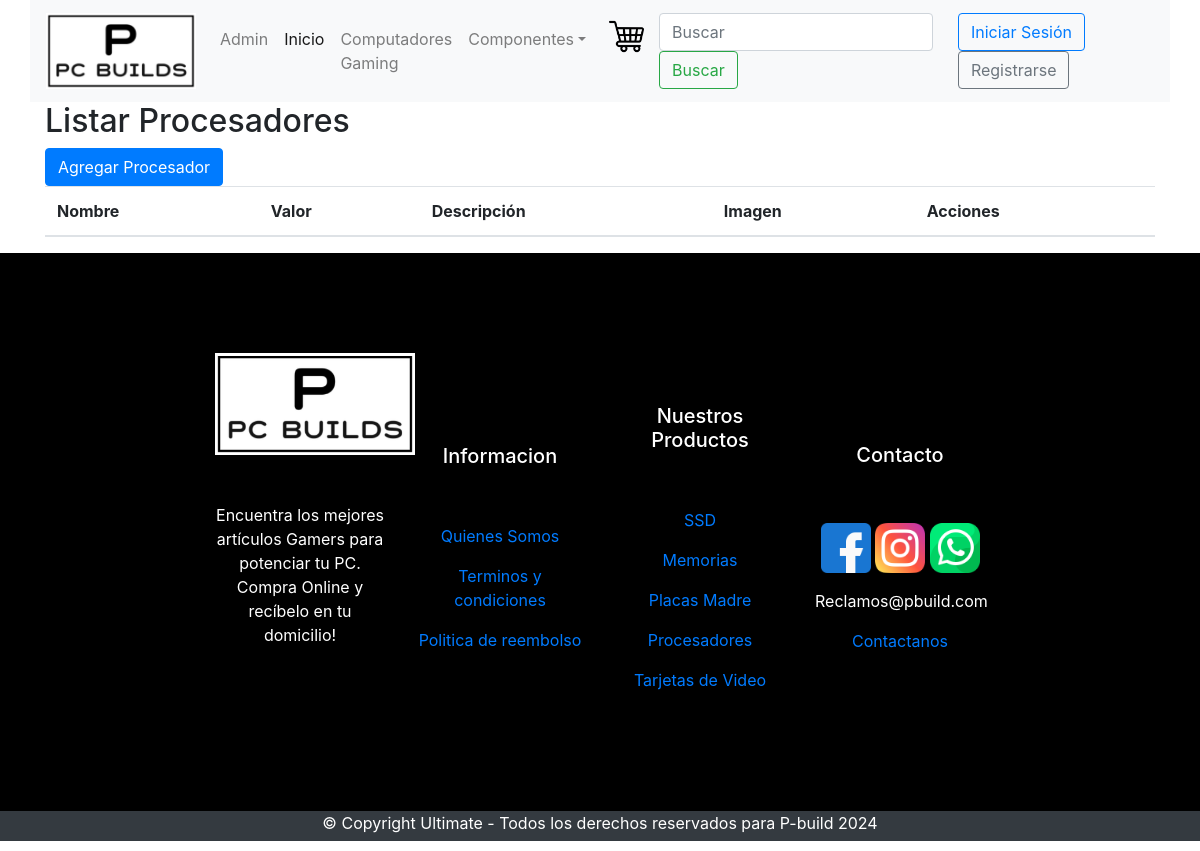
The app's page /listar_procesadores/, older data.
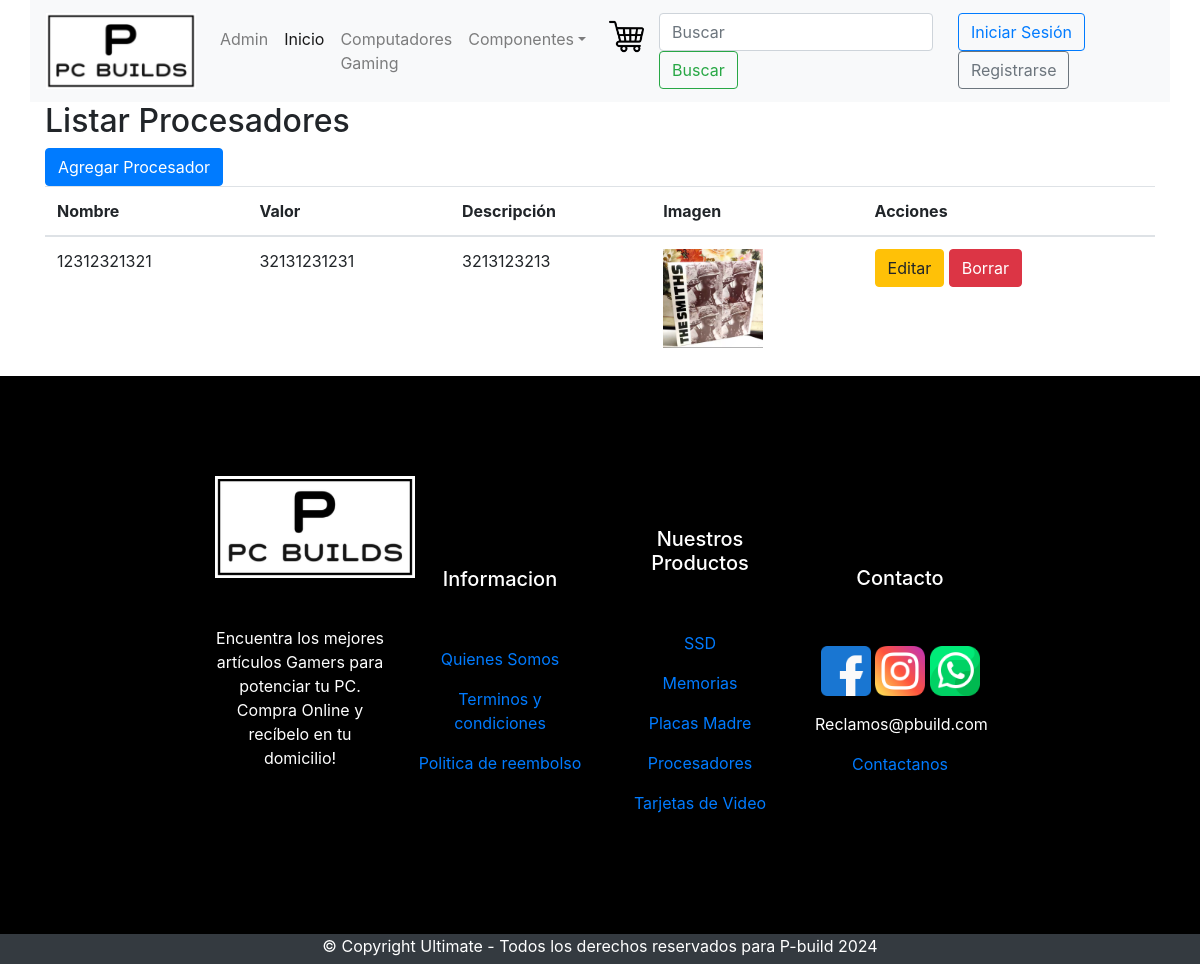
The same page, newer data.
### core/models.py (models this page shows, shortened)
class Procesador(models.Model):
    id_procesador = models.AutoField(primary_key=True, verbose_name='ID del procesador')
    nombre_procesador = models.CharField(max_length=50, verbose_name='Nombre del procesador')
    valor_procesador = models.PositiveIntegerField(verbose_name='Valor del procesador')
    descripcion_procesador = models.CharField(max_length=300, verbose_name='Descripción del procesador')
    imagen_procesador = models.ImageField(upload_to='procesadores/', default='procesadores/default.jpg')

### core/views.py (the view)
# urls.py: path('listar_procesadores/',listar_procesadores, name='listar_procesadores'),
def listar_procesadores(request):
    procesadores = Procesador.objects.all()
    return render(request, 'admin/listar_procesadores.html', {'procesadores': procesadores})

### core/templates/admin/listar_procesadores.html (shortened to what this page needs)
{% extends 'core/base_generic.html' %}
{% block content %}
<h2>Listar Procesadores</h2>
<a href="{% url 'agregar_procesador' %}" class="btn btn-primary">Agregar Procesador</a>
<table class="table">
    <thead>
        <tr>
            <th>Nombre</th>
            <th>Valor</th>
            <th>Descripción</th>
            <th>Imagen</th>
            <th>Acciones</th>
        </tr>
    </thead>
    <tbody>
        {% for procesador in procesadores %}
        <tr>
            <td>{{ procesador.nombre_procesador }}</td>
            <td>{{ procesador.valor_procesador }}</td>
            <td>{{ procesador.descripcion_procesador }}</td>
            <td><img src="{{ procesador.imagen_procesador.url }}" width="100"></td>
            <td>
                <a href="{% url 'editar_procesador' procesador.pk %}" class="btn btn-warning">Editar</a>
                <form action="{% url 'borrar_procesador' procesador.pk %}" method="post" style="display:inline;">
                    <button type="submit" class="btn btn-danger">Borrar</button>
                </form>
            </td>
        </tr>
        {% endfor %}
    </tbody>
</table>
{% endblock %}

Row changes from the older to the newer data that the page shows:
added Procesador: nombre_procesador "12312321321", valor_procesador "32131231231", descripcion_procesador "3213123213", imagen_procesador (picture)
